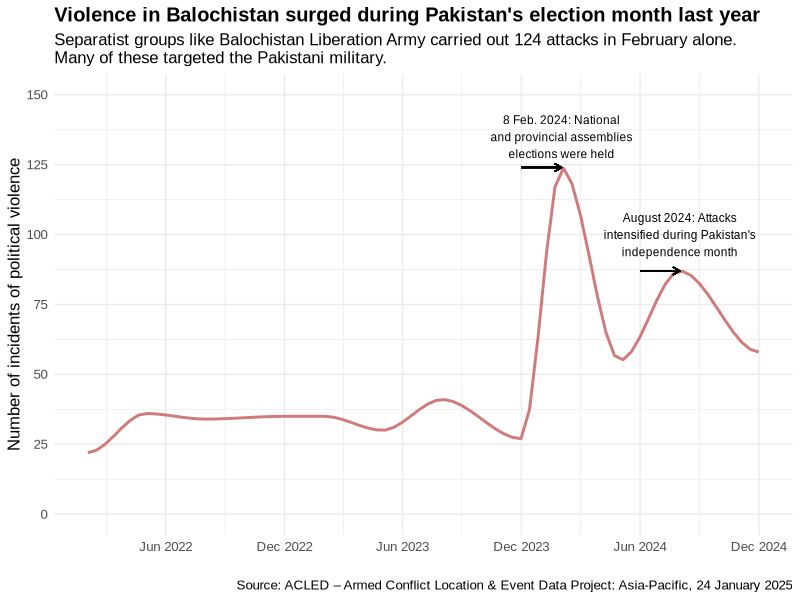
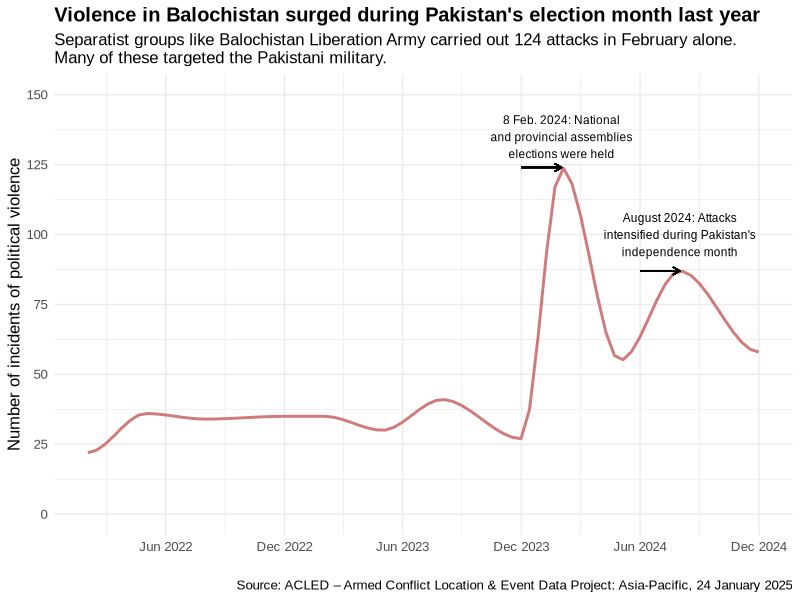

Reproduce these figures in R, in order.
install.packages('tidyverse')
install.packages("ggplot2")
library(ggplot2)
library(readr)
library(stringr)

setwd('~/Desktop/in-one-chart')
balochistan_df = read_csv('balochistan_cleaned.csv')

filtered_df = balochistan_df[balochistan_df$month %in% c("2022-02","2022-05","2022-08","2022-12",
                                                         "2023-02","2023-05","2023-08","2023-12", 
                                                         "2024-02","2024-05","2024-08","2024-12"), ]

filtered_df$month = as.Date(paste0(filtered_df$month, "-01"))

ggplot(filtered_df, aes(x = month, y = event_count)) +  
  geom_smooth(method = "loess", span = 0.2, color = "#D17A7A") +
  scale_y_continuous(limits = c(0, 150),
                     breaks = seq(0, 150, 25)
                     ) +
  scale_x_date(date_breaks = "6 months",
               date_labels = "%b %Y") + 
  labs(
    title = str_wrap("Violence in Balochistan surged during Pakistan's election month last year", width=95),
    subtitle = str_wrap("Separatist groups like Balochistan Liberation Army carried out 124 attacks in February alone. 
                        Many of these targeted the Pakistani military.", width=95),
    x = "",
    y = "Number of incidents of political violence",
    caption = "Source: ACLED – Armed Conflict Location & Event Data Project: Asia-Pacific, 24 January 2025"
  ) +
  
  
  annotate("text", x = as.Date("2024-02-01"), y = 135, color="black",
           label = str_wrap("8 Feb. 2024: National and provincial assemblies elections were held", width = 30), 
           size = 3, color = "black", family = "Arial")  +
  geom_segment(aes(x = as.Date("2023-12-01"), xend = as.Date("2024-02-01"),
                   y = 124, yend = 124),  
               arrow = arrow(length = unit(0.2, "cm")), color = "black") +
  
  annotate("text", x = as.Date("2024-08-01"), y = 100, color="black",
           label = str_wrap("August 2024: Attacks intensified during Pakistan's independence month", width = 30), 
           size = 3, color = "black",  family = "Arial") + 
  geom_segment(aes(x = as.Date("2024-06-01"), xend = as.Date("2024-08-01"),
                   y = 87, yend = 87), 
               arrow = arrow(length = unit(0.2, "cm")), color = "black") +
  theme_minimal() +
  theme(
    text = element_text(family = "Arial", size = 12),
    plot.title = element_text(face = "bold"),
  )
ggsave("~/Desktop/in-one-chart/balochistan_attacks.jpeg")
